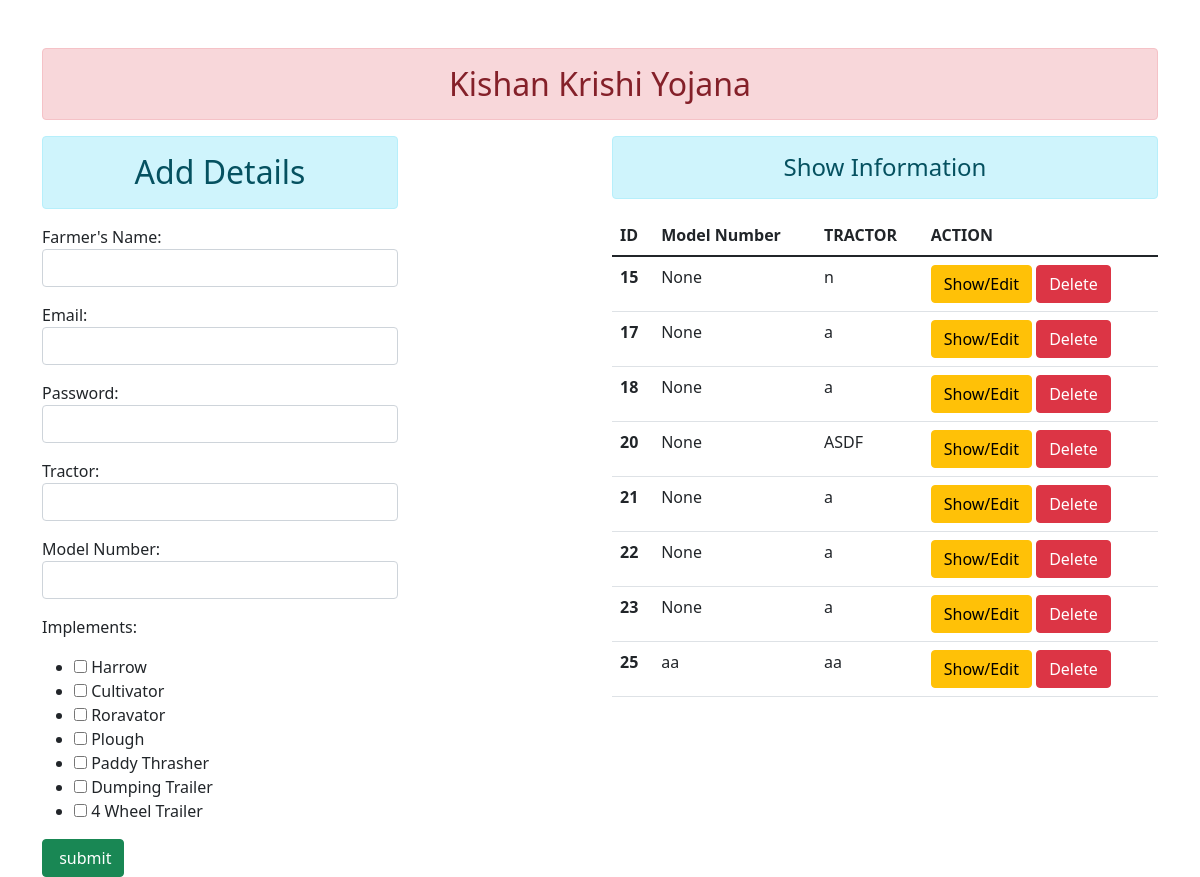
The page / on the database its author committed.
### krishifarm/models.py (models this page shows)
class User(models.Model):
    name = models.CharField(max_length=70)
    email = models.EmailField(max_length=70)
    password = models.CharField(max_length=70)
    tractor = models.CharField(max_length=70)
    model_number = models.CharField(max_length=70,null=False, blank=False)
    implements = models.CharField(max_length = 255,blank=True,null=True )

### krishifarm/views.py (the view)
# urls.py: path('', views.add_show, name="addshow"),
def add_show(request):
    if request.method == 'POST':
        fm = registration(request.POST)
        if fm.is_valid():
            fm.save()
            fm = registration()
            messages.success(request, 'Your details has been submited')
    else:
        fm = registration()
    infor = User.objects.all()
    return render(request, 'krishi/add.html', {'form':fm,
    'inf':infor})

### krishifarm/templates/krishi/add.html (shortened to what this page needs)
{% extends 'krishi/base.html' %}
{% block content %}
<div class="row">
    <div class="col-sm-4">
        <h2 class = "text-center alert alert-info"> Add Details </h2>
        <form action="" method="POST">
            {{form.as_p}}
            <input type="submit" class="btn btn-success" value=" submit">
        </form>
    </div>
    <div class="col-sm-6 offset-2">
        <h4 class = "text-center alert alert-info">Show Information</h4>
        {% if inf %}
        <table class="table table-hover">
            <thead>
              <tr>
                <th scope="col">ID</th>
                <th scope="col">Model Number</th>
                <th scope="col">TRACTOR</th>
                <th scope="col">ACTION</th>
              </tr>
            </thead>
            <tbody>
              {% for inm in inf %}
              <tr>
                <th scope="row">{{inm.id}}</th>
                <td>{{inm.model_number}}</td>
                <td>{{inm.tractor}}</td>
                <td><a href="{% url 'updatedata' inm.id %}" class="btn btn-warning">Show/Edit</a>
                  <form action="{% url 'deletedata' inm.id %}" method="post" class="d-inline"> {% csrf_token %}
                    <input type="submit" class = "btn btn-danger"value="Delete">
                  </form>
                </td>
              </tr>
              {% endfor %}
            </tbody>
          </table>
        {% else %}
            <h4 class = "text-center alert alert-warning">No Records..!</h4>
        {% endif %}
    </div>
</div>
{% endblock content %}

### krishifarm/templates/krishi/base.html (shortened to what this page needs)
<!DOCTYPE html>
{% load static %}
<html lang="en">
<head>
    <link rel="stylesheet" href="{% static 'krishi/css/bootstrap.css' %}">
</head>
<body>
    <div class="container mt-5">
        <h2 class="text-center alert alert-danger">Kishan Krishi Yojana</h2>
        {% block content  %}{% endblock content  %}
    </div>
</body>
</html>

### rows shown on the page
User: id "15", model_number "None", tractor "n"
User: id "17", model_number "None", tractor "a"
User: id "18", model_number "None", tractor "a"
User: id "20", model_number "None", tractor "ASDF"
User: id "21", model_number "None", tractor "a"
User: id "22", model_number "None", tractor "a"
User: id "23", model_number "None", tractor "a"
User: id "25", model_number "aa", tractor "aa"
